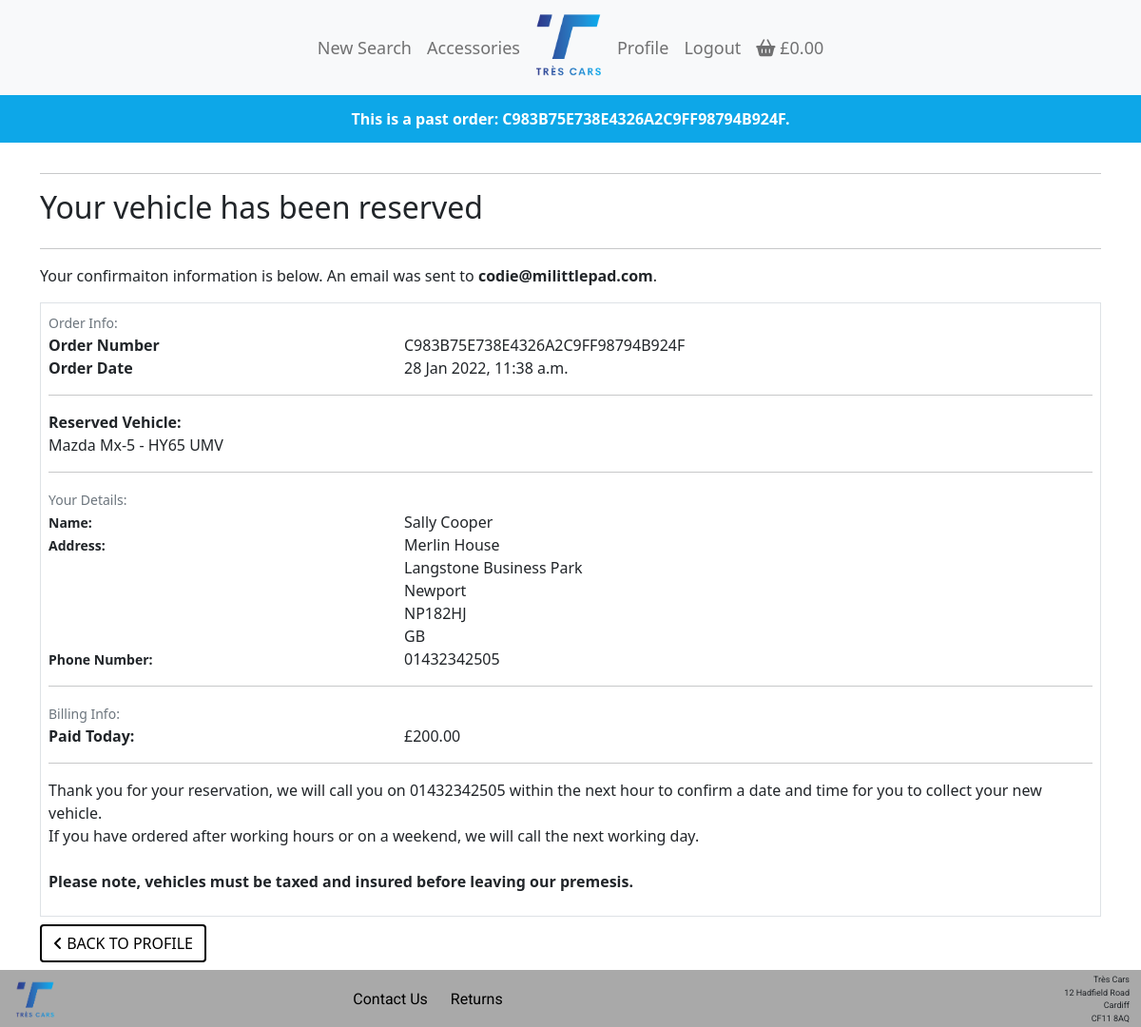
Before: /profile/order_detail/C983B75E738E4326A2C9FF98794B924F (signed in) with the older database file.
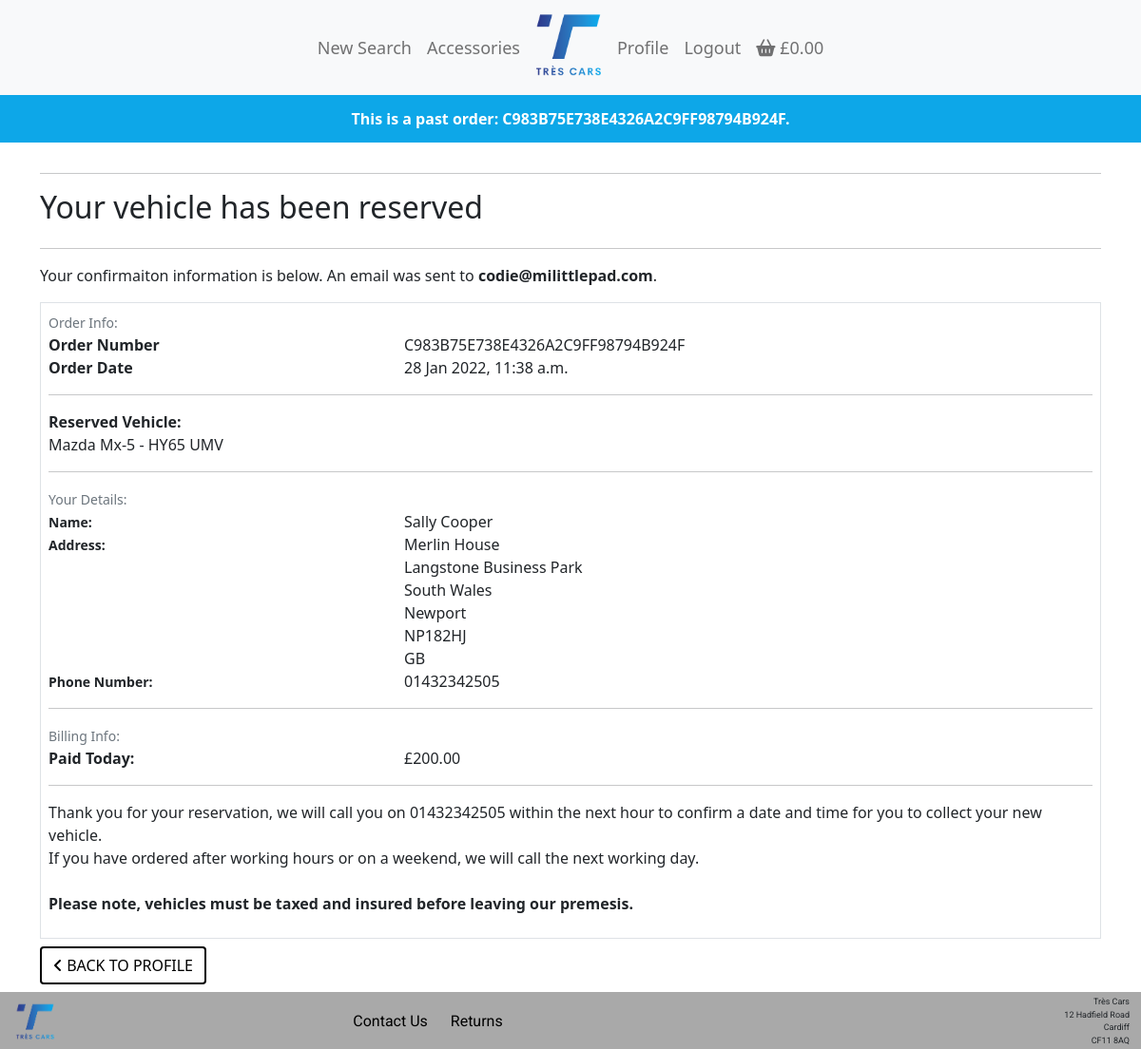
After: the same page with the newer database file.
### checkout/models.py (models this page shows, shortened)
class Order(models.Model):
    order_number = models.CharField(max_length=32, null=False, editable=False)
    order_type = models.CharField(
        max_length=15, null=False, blank=False, default="vehicle"
    )
    user_profile = models.ForeignKey(
        UserProfile,
        on_delete=models.SET_NULL,
        null=True,
        blank=True,
        related_name="orders",
    )
    full_name = models.CharField(max_length=50, null=False, blank=False)
    email = models.EmailField(max_length=254, null=False, blank=False)
    phone_number = models.CharField(max_length=20, null=True, blank=True)
    postcode = models.CharField(max_length=20, null=True, blank=True)
    town_or_city = models.CharField(max_length=40, null=False, blank=False)
    street_address1 = models.CharField(max_length=80, null=False, blank=False)
    street_address2 = models.CharField(max_length=80, null=True, blank=True)
    county = models.CharField(max_length=80, null=True, blank=True)
    country = CountryField(blank_label="Country *", null=False, blank=False)
    date = models.DateTimeField(auto_now_add=True)
    delivery_cost = models.DecimalField(
        max_digits=6, decimal_places=2, null=False, default=0
    )
    order_total = models.DecimalField(
        max_digits=10, decimal_places=2, null=False, default=0
    )
    grand_total = models.DecimalField(
        max_digits=10, decimal_places=2, null=False, default=0
    )
    original_bag = models.TextField(null=False, blank=False, default="")
    stripe_pid = models.CharField(
        max_length=254, null=False, blank=False, default="")
    status = models.CharField(max_length=80, null=True, blank=True,
                              choices=order_status, default="Processing")

### profiles/views.py (the view)
@login_required
def order_detail(request, order_number):
    order = get_object_or_404(Order, order_number=order_number)
    messages.info(request, (f"This is a past order: {order_number}."))
    template = "checkout/checkout_success.html"
    context = {
        "order": order,
        "from_profile": True,
    }
    return render(request, template, context)

### bag/contexts.py (called while the page is built, shortened)
def vehicle_bag_contents(request):
    vehicle_bag_items = []
    total = 0
    item_count = 0
    vehicle_bag = request.session.get('vehicle_bag', {})
    delivery = 0
    grand_total = delivery + total
    context = {
        'vehicle_bag_items': vehicle_bag_items,
        'vehicle_total': total,
        'vehicle_item_count': item_count,
        'vehicle_grand_total': grand_total,
    }
    return context

def bag_contents(request):
    bag_items = []
    total = 0
    accessory_count = 0
    bag = request.session.get('bag', {})
    grand_total = total
    context = {
        'bag_items': bag_items,
        'total': total,
        'accessory_count': accessory_count,
        'grand_total': grand_total,
    }
    return context

### checkout/templates/checkout/checkout_success.html (shortened to what the changed rows need)
{% extends "base.html" %}
{% load static %}
{% load mathfilters %}
{% block extra_css %}
<link rel="stylesheet" href="{% static 'checkout/css/checkout.css' %}">
{% endblock %}
{% block content %}
<div class="container my-auto">
    <div class="row">
        <div class="col">
            <h2 class="logo-font mb-4">
                {% if order.order_type == 'vehicle' %}Your vehicle has been reserved{% else %}Your order has been
                placed{% endif %}
            </h2>
            <p class="text-black">Your confirmaiton information is below. An email
                {% if from_profile %}was{% else %}will be{% endif %} sent to <strong>{{ order.email }}</strong>.</p>
        </div>
    </div>
    <div class="row">
        <div class="col-12">
            <div class="order-confirmation-wrapper p-2 border">
                <div class="row">
                    <div class="col-12 col-md-8 text-md-right">
                        <p class="mb-0">{{ order.order_number }}</p>
                    </div>
                </div>
                <div class="row">
                    <div class="col-12 col-md-8 text-md-right">
                        <p class="mb-0">{{ order.date }}</p>
                    </div>
                </div>
                <div class="row">
                    <div class="col-12 col-md-8 text-md-right">
                        <p class="mb-0">{{ order.full_name }}</p>
                    </div>
                </div>
                <div class="row">
                    <div class="col-12 col-md-8 text-md-right">
                        <p class="mb-0">{{ order.street_address1 }}</p>
                        {% if order.street_address2 %}
                        <p class="mb-0">{{ order.street_address2 }}</p>
                        {% endif %}
                        {% if order.county %}
                        <p class="mb-0">{{ order.county }}</p>
                        {% endif %}
                        <p class="mb-0">{{ order.town_or_city }}</p>
                        {% if order.postcode %}
                        <p class="mb-0">{{ order.postcode }}</p>
                        {% endif %}
                        <p class="mb-0">{{ order.country }}</p>
                    </div>
                </div>
                <div class="row">
                    <div class="col-12 col-md-8 text-md-right">
                        <p class="mb-0">{{ order.phone_number }}</p>
                    </div>
                </div>
                <div class="row">
                    <div class="col-12 col-sm-8 text-md-right">
                        <p class="mb-0">£{{ order.order_total }}</p>
                    </div>
                </div>
                <div class="row">
                    <div class="col-12">
                        {% if order.order_type == 'vehicle' %}
                        <p class="mb-0 text-small">
                            Thank you for your reservation, we will call you on {{ order.phone_number }} within the next
                            hour to confirm a date and time for you to collect your new vehicle.
                            <br>
                            If you have ordered after working hours or on a weekend, we will call the next working day.
                        </p>
                        <br>
                        <p class="bold">Please note, vehicles must be taxed and insured before leaving our premesis.</p>
                        {% else %}
                        <p class="mb-0 text-small">Thank you for your order. We will ship your package the same day if
                            placed before 12:00 or the next working day.</p>
                        {% endif %}
                    </div>
                </div>
            </div>
        </div>
    </div>
</div>
{% endblock %}

Changed rows visible on the page:
changed Order "codie@milittlepad.com": county (not shown) → "South Wales"
